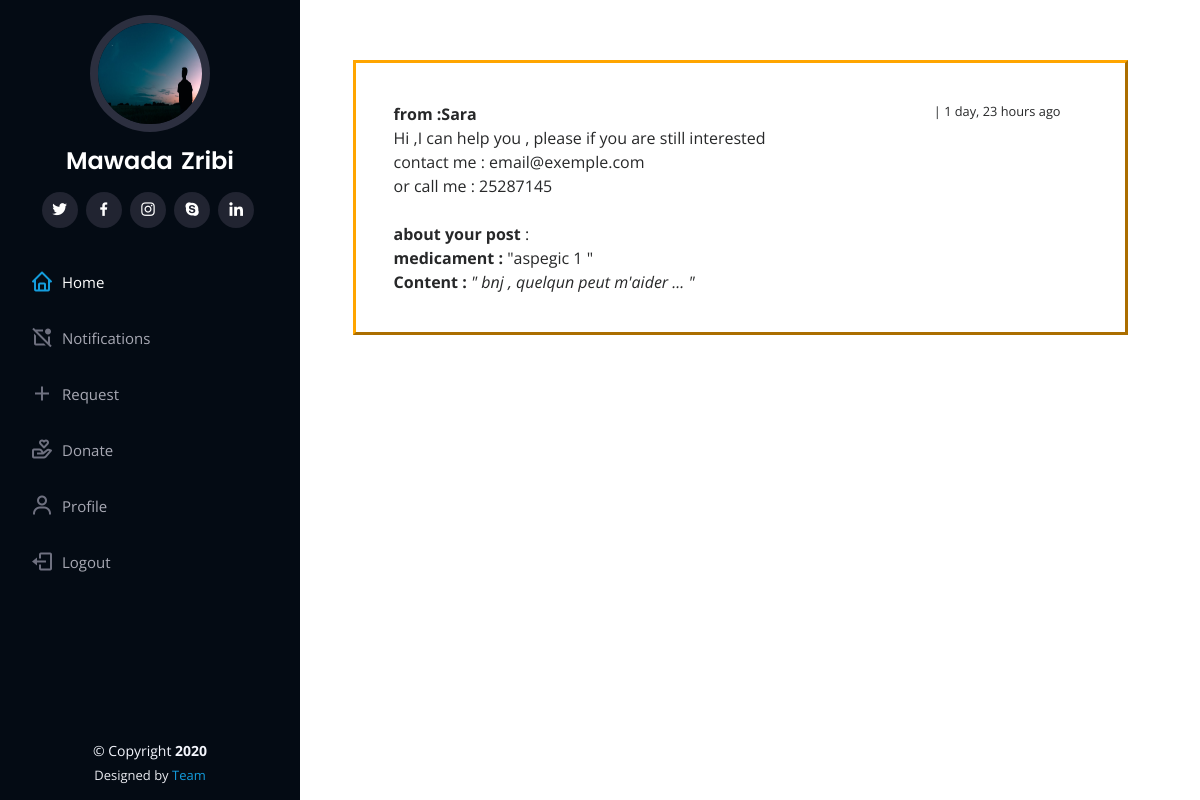
The page /notifications/detail/10/ (signed in) on the database its author committed.
### user/models.py (models this page shows, shortened)
class Profile(models.Model):
    user = models.OneToOneField(User,on_delete=models.CASCADE)
    image = models.ImageField(default='default.jpg',upload_to='profile_images')
    phone_number = models.CharField(max_length=12)
    """def save(self, *args, **kwargs):
        super().save(*args, **kwargs)

        img = Image.open(self.image.path)
        if img.width > 300 or img.height > 300:
            output_size = (300, 300)
            img.thumbnail(output_size)
            img.save(self.image.path)"""

class Notification(models.Model):
    post = models.ForeignKey(Post,on_delete=models.CASCADE)
    receiver = models.ForeignKey(User,related_name='receiver',on_delete=models.CASCADE)
    sender = models.ForeignKey(User,related_name='sender',on_delete=models.CASCADE ,null=True)
    notification_date =models.DateTimeField(default=timezone.now)
    status =models.CharField(max_length=6)
    class Meta:
        ordering =('-notification_date',)

class Post(models.Model):
    title = models.CharField(max_length=100)
    content = models.TextField()
    post_date = models.DateTimeField(default=timezone.now)
    post_update = models.DateTimeField(auto_now=True)
    author = models.ForeignKey(User, on_delete=models.CASCADE)
    current_place =models.CharField(max_length=50)
    show_post =models.CharField(max_length=6)
    class Meta:
        ordering = ('post_date', )

### user/views.py (the view)
# urls.py: path('notifications/detail/<int:notif_id>/',views.notif_detail,name="notif_detail"),
@login_required(login_url='login')
def notif_detail(request,notif_id):
    notif = get_object_or_404(Notification,pk=notif_id)
    context={
        'notif':notif,
        'title':'Notifications',
    }
    return render(request,'notif_detail.html',context)

### templates/notif_detail.html (shortened to what this page needs)
{% extends 'base.html' %}
{% block content %}
<main id="main">
    <section id="resume" class="resume">
      <div class="container">
       <div class="section-title" style="margin-left:1cm;margin-bottom:1cm;padding:1cm 1cm ;width:20.5cm;border: 3px outset orange;">
        <div class="col-lg-12" data-aos="fade-up" style="width: 6cm;"></div>
        <p>
            <b>from :{{ notif.sender|title }}</b> <small><span style="margin-left: 444px;position:absolute;">
            | {{notif.notification_date|timesince}} ago </span></small>
        </p>
        <p>
            Hi ,I can help you , please if you are still interested <br>
            contact me : email@exemple.com <br>
            {% if notif.sender.profile.phone_number %}
            or call me : {{notif.sender.profile.phone_number}} <br>
            {% endif %}
        </p>
          <p>
            <br>
            <b>about your post</b> : <br>
            <b>medicament :</b> "{{ notif.post.title }} "<br>
            <b> Content :</b><em> " {{ notif.post.content }} "
            </em>
        </div>
    </div>
    </section>
  </main>
{% endblock %}

### templates/base.html (shortened to what this page needs)
<!DOCTYPE html>
{% load static %}
<html lang="en">
<head>
  <link rel="stylesheet" href="https://stackpath.bootstrapcdn.com/bootstrap/4.1.3/css/bootstrap.min.css">
  <link href="{% static 'mainSt/assets/vendor/bootstrap/css/bootstrap.min2.css' %}" rel="stylesheet">
  <link href="{% static 'mainSt/assets/vendor/icofont/icofont.min2.css' %}" rel="stylesheet">
  <link href="{% static 'mainSt/assets/vendor/boxicons/css/boxicons.min2.css' %}" rel="stylesheet">
  <link href="{% static 'mainSt/assets/vendor/venobox/venobox2.css' %}" rel="stylesheet">
  <link href="{% static 'mainSt/assets/vendor/owl.carousel/assets/owl.carousel.min2.css' %}" rel="stylesheet">
  <link href="{% static 'mainSt/assets/vendor/aos/aos2.css' %}" rel="stylesheet">
  <link href="{% static 'mainSt/assets/css/style22.css' %}" rel="stylesheet">
</head>
<body>
  <header id="header">
    <div class="d-flex flex-column">
      <div class="profile">
        <img src="{{ user.profile.image.url }}" alt="profile-image" class="rounded-circle">
        <h1 class="text-light"><a href="index.html"> {{ user.first_name|title }}<span style="margin-left: 8px;">{{ user.last_name|title  }}</span> </a></h1>
        <div class="social-links mt-3 text-center">
          <a href="#" class="twitter"><i class="bx bxl-twitter"></i></a>
          <a href="#" class="facebook"><i class="bx bxl-facebook"></i></a>
          <a href="#" class="instagram"><i class="bx bxl-instagram"></i></a>
          <a href="#" class="google-plus"><i class="bx bxl-skype"></i></a>
          <a href="#" class="linkedin"><i class="bx bxl-linkedin"></i></a>
        </div>
      </div>
      <nav class="nav-menu">
        <ul>
          <li class="active"><a href="{% url 'profile' user.username %}"><i class="bx bx-home"></i> <span>Home</span></a></li>
          {% if nb_nots %}
          <li><a href="{% url 'notification' %}"><i class="bx bx-notification"></i> <span>Notifications</span><span class="badge">{{nb_nots}}</span></a></li>
          {% else %}
          <li><a href="{% url 'notification' %}"><i class="bx bx-notification-off"></i><span>Notifications</span> </a></li>
          {% endif %}
          <li><a href="{% url 'newrequest' %}"><i class="bx bx-plus"></i> <span>Request </span></a></li>
          <li><a href=""><i class="bx bx-donate-heart">  </i> Donate </a></li>
          <li><a href="{% url 'my_profile' user.username %}"><i class="bx bx-user"></i> Profile</a></li>
          <li><a href="{% url 'logout' %}"><i class="bx bx-log-out"></i> Logout </a></li>
        </ul>
      </nav>
    </div>
  </header>
    {% block content %}
    {% endblock%}
  <footer id="footer">
    <div class="container">
      <div class="copyright">
        &copy; Copyright <strong><span>2020</span></strong>
      </div>
      <div class="credits">
        Designed by <a href="#">Team</a>
      </div>
    </div>
  </footer>
</body>
</html>

### static/mainSt/assets/css/style22.css (style rules this page uses)
body { font-family: "Open Sans", sans-serif; color: #272829; }
a { color: #149ddd; }
h1, h2, h3, h4, h5, h6 { font-family: "Raleway", sans-serif; }
#header { position: fixed; top: 0; left: 0; bottom: 0; width: 300px; transition: all ease-in-out 0.5s; z-index: 9999; transition: all 0.5s; padding: 0 15px; background: #040b14; overflow-y: auto; }
#header .profile img { margin: 15px auto; display: block; width: 120px; border: 8px solid #2c2f3f; }
#header .profile h1 { font-size: 24px; margin: 0; padding: 0; font-weight: 600; -moz-text-align-last: center; text-align-last: center; font-family: "Poppins", sans-serif; }
#header .profile h1 a, #header .profile h1 a:hover { color: #fff; text-decoration: none; }
#header .profile .social-links a { font-size: 18px; display: inline-block; background: #212431; color: #fff; line-height: 1; padding: 8px 0; margin-right: 4px; border-radius: 50%; text-align: center; width: 36px; height: 36px; transition: 0.3s; }
#main { margin-left: 300px; }
.nav-menu { padding-top: 30px; }
.nav-menu * { margin: 0; padding: 0; list-style: none; }
.nav-menu > ul > li { position: relative; white-space: nowrap; }
.nav-menu a { display: flex; align-items: center; color: #a8a9b4; padding: 12px 15px; margin-bottom: 8px; transition: 0.3s; font-size: 15px; }
.nav-menu a i { font-size: 24px; padding-right: 8px; color: #6f7180; }
.nav-menu a:hover, .nav-menu .active > a, .nav-menu li:hover > a { text-decoration: none; color: #fff; }
.nav-menu a:hover i, .nav-menu .active > a i, .nav-menu li:hover > a i { color: #149ddd; }
section { padding: 60px 0; overflow: hidden; }
.section-title { padding-bottom: 30px; }
.section-title p { margin-bottom: 0; }
#footer { padding: 15px; color: #f4f6fd; font-size: 14px; position: fixed; left: 0; bottom: 0; width: 300px; z-index: 9999; background: #040b14; }
#footer .copyright { text-align: center; }
#footer .credits { padding-top: 5px; text-align: center; font-size: 13px; color: #eaebf0; }

### templates/base.html (style rules this page uses)
small { margin-left: 13px; font-size: 80%; font-weight: 400; }
#header .profile img { margin: 15px auto; display: block; width: 120px; height: 117px; border: 8px solid #2c2f3f; }

### rows shown on the page
Notification: sender "Sara", notification_date "1 day, 23 hours", sender.profile.phone_number "25287145", post "aspegic 1", post.content "bnj , quelqun peut m'aider ..."

### other values the page prints
{{ user.first_name|title }} "Mawada"
{{ user.last_name|title }} "Zribi"
